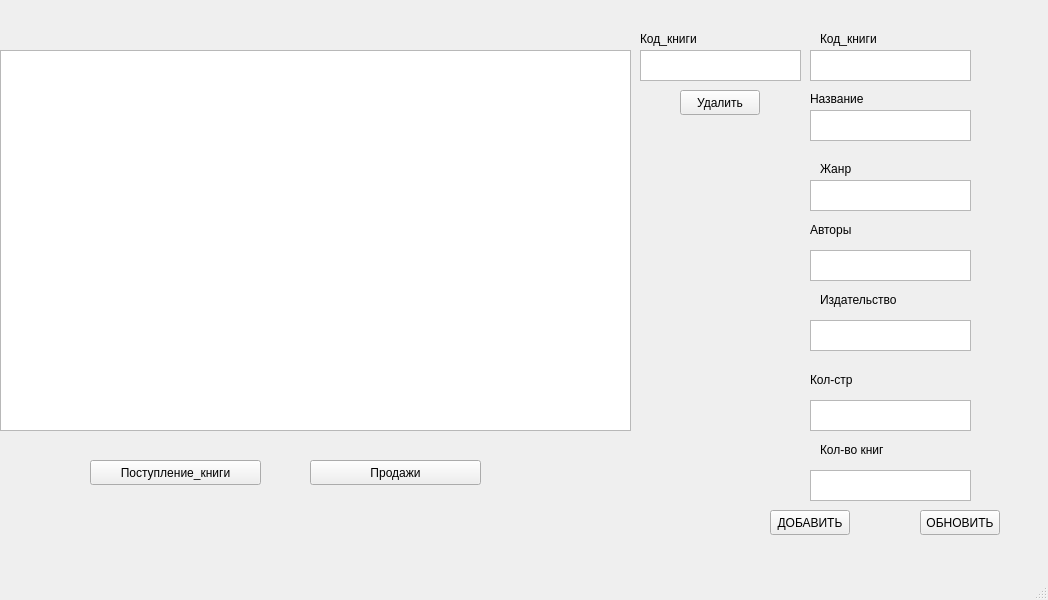
<?xml version="1.0" encoding="UTF-8"?>
<ui version="4.0">
 <class>MainWindow</class>
 <widget class="QMainWindow" name="MainWindow">
  <property name="geometry">
   <rect>
    <x>0</x>
    <y>0</y>
    <width>1048</width>
    <height>600</height>
   </rect>
  </property>
  <property name="windowTitle">
   <string>MainWindow</string>
  </property>
  <widget class="QWidget" name="centralwidget">
   <widget class="QTableView" name="tableView">
    <property name="geometry">
     <rect>
      <x>0</x>
      <y>50</y>
      <width>631</width>
      <height>381</height>
     </rect>
    </property>
   </widget>
   <widget class="QPushButton" name="postBtn">
    <property name="geometry">
     <rect>
      <x>90</x>
      <y>460</y>
      <width>171</width>
      <height>25</height>
     </rect>
    </property>
    <property name="text">
     <string>Поступление_книги</string>
    </property>
   </widget>
   <widget class="QTextEdit" name="textEdit">
    <property name="geometry">
     <rect>
      <x>810</x>
      <y>50</y>
      <width>161</width>
      <height>31</height>
     </rect>
    </property>
   </widget>
   <widget class="QTextEdit" name="textEdit_2">
    <property name="geometry">
     <rect>
      <x>810</x>
      <y>110</y>
      <width>161</width>
      <height>31</height>
     </rect>
    </property>
   </widget>
   <widget class="QTextEdit" name="textEdit_3">
    <property name="geometry">
     <rect>
      <x>810</x>
      <y>180</y>
      <width>161</width>
      <height>31</height>
     </rect>
    </property>
   </widget>
   <widget class="QTextEdit" name="textEdit_4">
    <property name="geometry">
     <rect>
      <x>810</x>
      <y>250</y>
      <width>161</width>
      <height>31</height>
     </rect>
    </property>
   </widget>
   <widget class="QTextEdit" name="textEdit_5">
    <property name="geometry">
     <rect>
      <x>810</x>
      <y>320</y>
      <width>161</width>
      <height>31</height>
     </rect>
    </property>
   </widget>
   <widget class="QTextEdit" name="textEdit_6">
    <property name="geometry">
     <rect>
      <x>810</x>
      <y>400</y>
      <width>161</width>
      <height>31</height>
     </rect>
    </property>
   </widget>
   <widget class="QLabel" name="label">
    <property name="geometry">
     <rect>
      <x>820</x>
      <y>30</y>
      <width>91</width>
      <height>17</height>
     </rect>
    </property>
    <property name="text">
     <string>Код_книги</string>
    </property>
   </widget>
   <widget class="QLabel" name="label_2">
    <property name="geometry">
     <rect>
      <x>810</x>
      <y>90</y>
      <width>91</width>
      <height>17</height>
     </rect>
    </property>
    <property name="text">
     <string>Название</string>
    </property>
   </widget>
   <widget class="QLabel" name="label_3">
    <property name="geometry">
     <rect>
      <x>820</x>
      <y>160</y>
      <width>91</width>
      <height>17</height>
     </rect>
    </property>
    <property name="text">
     <string>Жанр</string>
    </property>
   </widget>
   <widget class="QLabel" name="label_4">
    <property name="geometry">
     <rect>
      <x>810</x>
      <y>220</y>
      <width>91</width>
      <height>20</height>
     </rect>
    </property>
    <property name="text">
     <string>Авторы</string>
    </property>
   </widget>
   <widget class="QLabel" name="label_5">
    <property name="geometry">
     <rect>
      <x>820</x>
      <y>290</y>
      <width>91</width>
      <height>20</height>
     </rect>
    </property>
    <property name="text">
     <string>Издательство</string>
    </property>
   </widget>
   <widget class="QLabel" name="label_6">
    <property name="geometry">
     <rect>
      <x>810</x>
      <y>370</y>
      <width>91</width>
      <height>20</height>
     </rect>
    </property>
    <property name="text">
     <string>Кол-стр</string>
    </property>
   </widget>
   <widget class="QTextEdit" name="textEdit_delete">
    <property name="geometry">
     <rect>
      <x>640</x>
      <y>50</y>
      <width>161</width>
      <height>31</height>
     </rect>
    </property>
   </widget>
   <widget class="QLabel" name="label_7">
    <property name="geometry">
     <rect>
      <x>640</x>
      <y>30</y>
      <width>91</width>
      <height>17</height>
     </rect>
    </property>
    <property name="text">
     <string>Код_книги</string>
    </property>
   </widget>
   <widget class="QPushButton" name="updateBtnBooks">
    <property name="geometry">
     <rect>
      <x>920</x>
      <y>510</y>
      <width>80</width>
      <height>25</height>
     </rect>
    </property>
    <property name="text">
     <string>ОБНОВИТЬ</string>
    </property>
   </widget>
   <widget class="QPushButton" name="addBtnBooks">
    <property name="geometry">
     <rect>
      <x>770</x>
      <y>510</y>
      <width>80</width>
      <height>25</height>
     </rect>
    </property>
    <property name="text">
     <string>ДОБАВИТЬ</string>
    </property>
   </widget>
   <widget class="QPushButton" name="deleteBtnBooks_2">
    <property name="geometry">
     <rect>
      <x>680</x>
      <y>90</y>
      <width>80</width>
      <height>25</height>
     </rect>
    </property>
    <property name="text">
     <string>Удалить</string>
    </property>
   </widget>
   <widget class="QPushButton" name="Prodazbtn">
    <property name="geometry">
     <rect>
      <x>310</x>
      <y>460</y>
      <width>171</width>
      <height>25</height>
     </rect>
    </property>
    <property name="text">
     <string>Продажи</string>
    </property>
   </widget>
   <widget class="QTextEdit" name="textEdit_7">
    <property name="geometry">
     <rect>
      <x>810</x>
      <y>470</y>
      <width>161</width>
      <height>31</height>
     </rect>
    </property>
   </widget>
   <widget class="QLabel" name="label_8">
    <property name="geometry">
     <rect>
      <x>820</x>
      <y>440</y>
      <width>91</width>
      <height>20</height>
     </rect>
    </property>
    <property name="text">
     <string>Кол-во книг</string>
    </property>
   </widget>
  </widget>
  <widget class="QMenuBar" name="menubar">
   <property name="geometry">
    <rect>
     <x>0</x>
     <y>0</y>
     <width>1048</width>
     <height>22</height>
    </rect>
   </property>
  </widget>
  <widget class="QStatusBar" name="statusbar"/>
 </widget>
 <resources/>
 <connections/>
</ui>
